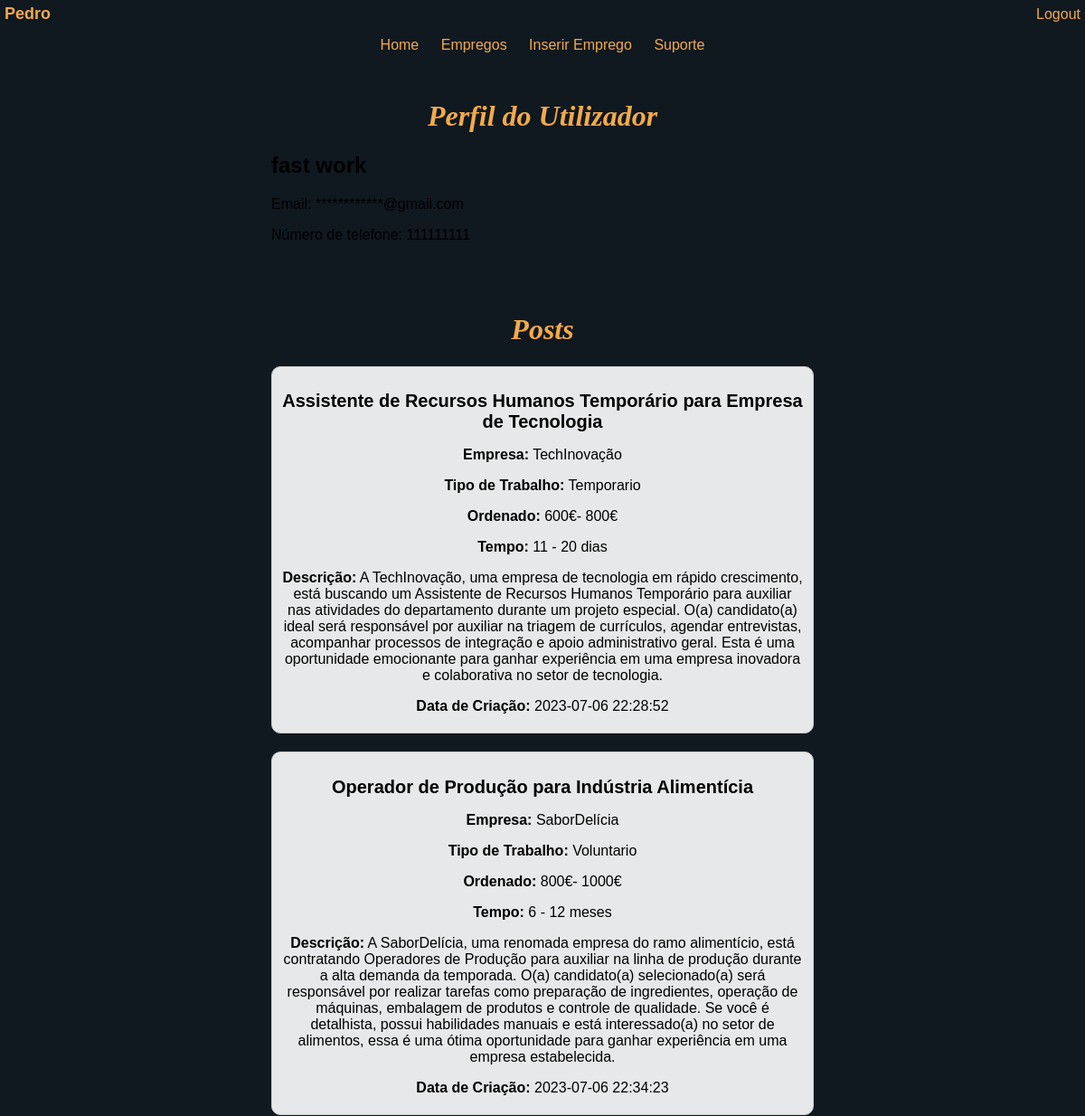
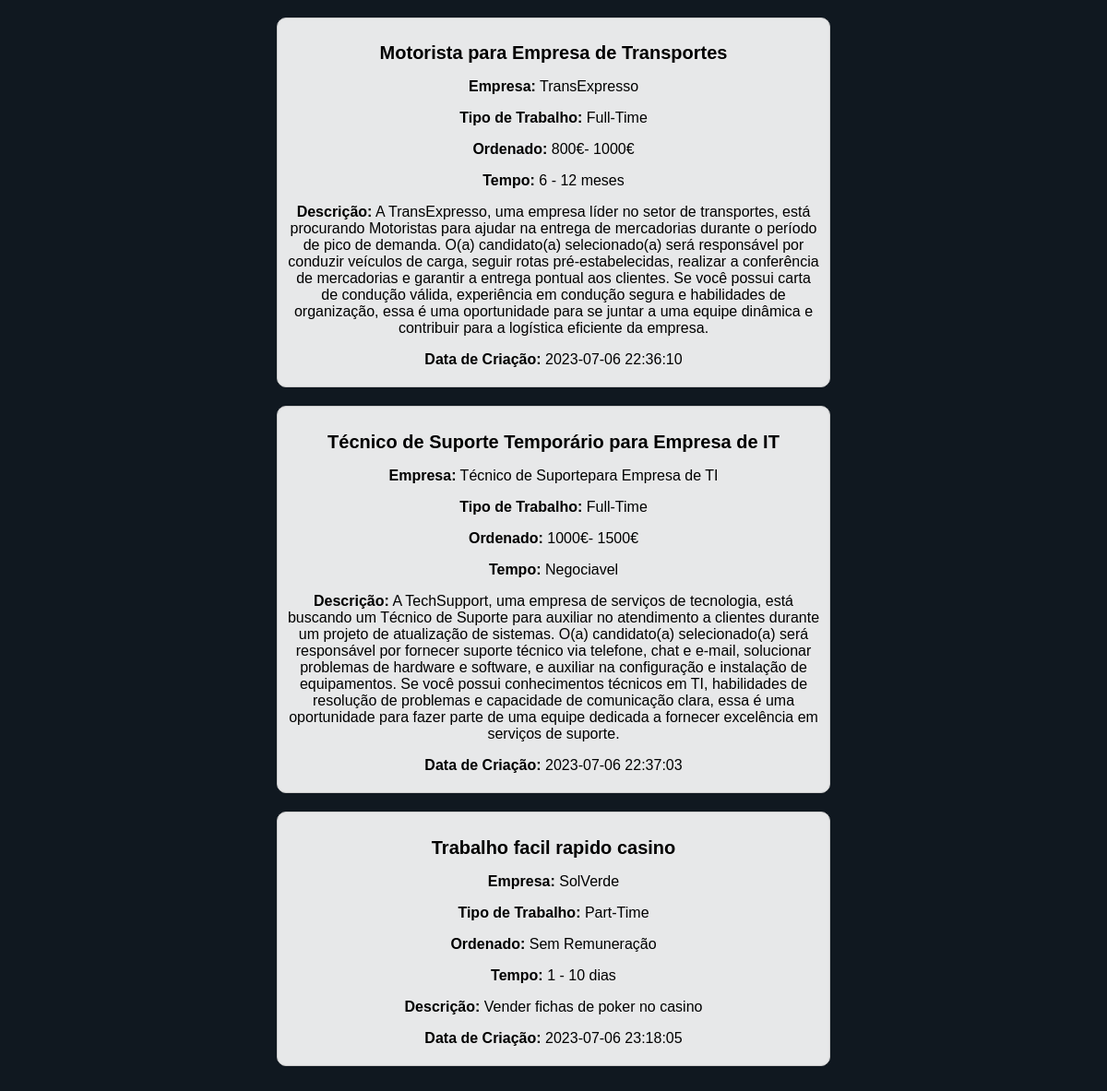
Screenshot of /perfil_utilizador.php?id=1 (signed in) with the database file from the repository (2 pictures, top to bottom).
### tables this page shows
CREATE TABLE `utilizador` (
  `id` int(11) NOT NULL,
  `nome` varchar(50) DEFAULT NULL,
  `apelido` varchar(50) DEFAULT NULL,
  `utilizador` varchar(50) DEFAULT NULL,
  `email` varchar(50) DEFAULT NULL,
  `password` varchar(50) DEFAULT NULL,
  `numero` bigint(20) DEFAULT NULL
);

CREATE TABLE `post` (
  `id` int(11) NOT NULL,
  `utilizador_id` int(11) DEFAULT NULL,
  `titulo` varchar(255) DEFAULT NULL,
  `empresa` varchar(255) DEFAULT NULL,
  `tipoTrabalho` varchar(255) DEFAULT NULL,
  `ordenado` varchar(20) DEFAULT NULL,
  `tempo` varchar(255) DEFAULT NULL,
  `descricao` text DEFAULT NULL,
  `data_criacao` datetime DEFAULT current_timestamp()
);

### perfil_utilizador.php (the view, shortened to what this page needs)
<?php
$utilizadorID = $_SESSION['utilizador'];
require_once 'db_conn.php';
$query = "SELECT nome FROM utilizador WHERE id = $utilizadorID";
$result = $mysqli->query($query);
if ($result->num_rows > 0) {
    $row = $result->fetch_assoc();
    $nomeUtilizador = $row['nome'];
} else {
    $nomeUtilizador  = "Nome do Usuário";
}
if (isset($_GET['id'])) {
    $perfilID = $_GET['id'];
    $perfilQuery = "SELECT * FROM utilizador WHERE id = $perfilID";
    $perfilResult = $mysqli->query($perfilQuery);
    if ($perfilResult->num_rows > 0) {
        $perfilRow = $perfilResult->fetch_assoc();
        $perfilNome = $perfilRow['nome'];
        $perfilApelido = $perfilRow['apelido'];
        $perfilEmail = $perfilRow['email'];
        $perfilNumero = $perfilRow['numero'];
    } else {
        $perfilNome = "Nome do Utilizador";
        $perfilApelido = "Apelido do Utilizador";
        $perfilEmail = "Email do Utilizador";
        $perfilNumero = "Número do Utilizador";
    }
    $postsQuery = "SELECT * FROM post WHERE utilizador_id = $perfilID";
    $postsResult = $mysqli->query($postsQuery);
} else {
    $perfilNome = "Nome do Usuário";
    $perfilApelido = "Apelido do Usuário";
    $perfilEmail = "Email do Usuário";
    $perfilNumero = "Número do Usuário";
    $postsResult = false;
}
?>
<!DOCTYPE html>
<html>
<head>
    <link rel="stylesheet" type="text/css" href="perfil.css">
</head>
<body>
    <div id="header">
        <a href="perfil.php" id="username"><?php echo $nomeUtilizador; ?></a>
        <a href="homepage2.php?logout=true" id="logout-btn">Logout</a>
    </div>
    <div id="navbar">
        <a href="homepage2.php">Home</a>
        <a href="empregos.php">Empregos</a>
        <a href="InserirEmprego.php">Inserir Emprego</a>
        <a href="Suporte.php">Suporte</a>
    </div>
    <div class="container">
        <h1>Perfil do Utilizador</h1>
        <h2><?php echo $perfilNome; ?> <?php echo $perfilApelido; ?></h2>
        <p><span>Email:</span> <?php echo $perfilEmail; ?></p>
        <p><span>Número de telefone:</span> <?php echo $perfilNumero; ?></p>
    </div>
    <div class="container">
        <h1>Posts</h1>
        <?php
        if ($postsResult && $postsResult->num_rows > 0) {
            while ($postRow = $postsResult->fetch_assoc()) {
                echo '<div class="post">';
                echo '<h2>' . $postRow['titulo'] . '</h2>';
                echo '<p><span>Empresa:</span> ' . $postRow['empresa'] . '</p>';
                echo '<p><span>Tipo de Trabalho:</span> ' . $postRow['tipoTrabalho'] . '</p>';
                echo '<p><span>Ordenado:</span> ' . $postRow['ordenado'] . '</p>';
                echo '<p><span>Tempo:</span> ' . $postRow['tempo'] . '</p>';
                echo '<p><span>Descrição:</span> ' . $postRow['descricao'] . '</p>';
                echo '<p><span>Data de Criação:</span> ' . $postRow['data_criacao'] . '</p>';
                echo '</div>';
            }
        } else {
            echo '<p class="no-posts">Nenhum post encontrado.</p>';
        }
        ?>
    </div>
</body>
</html>

### perfil.css (style rules this page uses)
body { font-family: Arial, sans-serif; margin: 0; padding: 0; background: #101820FF url('imagens/fundohome3.jpg') no-repeat center center fixed; background-size: cover; }
#header { background-color: #333; color: #fff; padding: 20px; text-align: center; position: relative; }
h1 { color: #F2AA4CFF; font-family: "Source Serif Pro"; font-style: italic; text-align: center; }
#header { display: flex; align-items: center; justify-content: space-between; background-color: #101820FF; color: #F2AA4CFF; padding: 5px; }
#logout-btn { color: #F2AA4CFF; text-decoration: none; }
#navbar { background-color: #101820FF; padding: 10px; text-align: center; }
#navbar a { color: #F2AA4CFF; text-decoration: none; margin: 0 10px; }
#username { font-size: 18px; font-weight: bold; color: #F2AA4CFF; cursor: pointer; text-decoration: none; }
.container { width: 50%; margin: 0 auto; padding: 20px; background-color: transparent; border-radius: 5px; }
.post { margin-bottom: 20px; padding: 10px; background-color: rgba(255, 255, 255, 0.9); border: 1px solid #ccc; border-radius: 10px; text-align: center; justify-content: center; backdrop-filter: blur(2px); }
.post h2 { font-size: 20px; margin-bottom: 5px; }
.post p { margin-bottom: 10px; display: block; }
.post span { font-weight: bold; text-align: left; display: inline-block; }

### rows the page displays
utilizador: nome "Pedro"
utilizador: nome "fast", apelido "work", email "************@gmail.com", numero "111111111"
post: titulo "Assistente de Recursos Humanos Temporário para Empresa de Tecnologia", empresa "TechInovação", tipoTrabalho "Temporario", ordenado "600€- 800€", tempo "11 - 20 dias", descricao "A TechInovação, uma empresa de tecnologia em rápido crescimento, está buscando um Assistente de Recursos Humanos Temporário para auxiliar nas atividades do departamento durante um projeto especial. O(a) candidato(a) ideal será responsável por auxiliar na triagem de currículos, agendar entrevistas, acompanhar processos de integração e apoio administrativo geral. Esta é uma oportunidade emocionante para ganhar experiência em uma empresa inovadora e colaborativa no setor de tecnologia.", data_criacao "2023-07-06 22:28:52"
post: titulo "Operador de Produção para Indústria Alimentícia", empresa "SaborDelícia", tipoTrabalho "Voluntario", ordenado "800€- 1000€", tempo "6 - 12 meses", descricao "A SaborDelícia, uma renomada empresa do ramo alimentício, está contratando Operadores de Produção para auxiliar na linha de produção durante a alta demanda da temporada. O(a) candidato(a) selecionado(a) será responsável por realizar tarefas como preparação de ingredientes, operação de máquinas, embalagem de produtos e controle de qualidade. Se você é detalhista, possui habilidades manuais e está interessado(a) no setor de alimentos, essa é uma ótima oportunidade para ganhar experiência em uma empresa estabelecida.", data_criacao "2023-07-06 22:34:23"
post: titulo "Motorista para Empresa de Transportes", empresa "TransExpresso", tipoTrabalho "Full-Time", ordenado "800€- 1000€", tempo "6 - 12 meses", descricao "A TransExpresso, uma empresa líder no setor de transportes, está procurando Motoristas para ajudar na entrega de mercadorias durante o período de pico de demanda. O(a) candidato(a) selecionado(a) será responsável por conduzir veículos de carga, seguir rotas pré-estabelecidas, realizar a conferência de mercadorias e garantir a entrega pontual aos clientes. Se você possui carta de condução válida, experiência em condução segura e habilidades de organização, essa é uma oportunidade para se juntar a uma equipe dinâmica e contribuir para a logística eficiente da empresa.", data_criacao "2023-07-06 22:36:10"
post: titulo "Técnico de Suporte Temporário para Empresa de IT", empresa "Técnico de Suportepara Empresa de TI", tipoTrabalho "Full-Time", ordenado "1000€- 1500€", tempo "Negociavel", descricao "A TechSupport, uma empresa de serviços de tecnologia, está buscando um Técnico de Suporte para auxiliar no atendimento a clientes durante um projeto de atualização de sistemas. O(a) candidato(a) selecionado(a) será responsável por fornecer suporte técnico via telefone, chat e e-mail, solucionar problemas de hardware e software, e auxiliar na configuração e instalação de equipamentos. Se você possui conhecimentos técnicos em TI, habilidades de resolução de problemas e capacidade de comunicação clara, essa é uma oportunidade para fazer parte de uma equipe dedicada a fornecer excelência em serviços de suporte.", data_criacao "2023-07-06 22:37:03"
post: titulo "Trabalho facil rapido casino", empresa "SolVerde", tipoTrabalho "Part-Time", ordenado "Sem Remuneração", tempo "1 - 10 dias", descricao "Vender fichas de poker no casino", data_criacao "2023-07-06 23:18:05"
